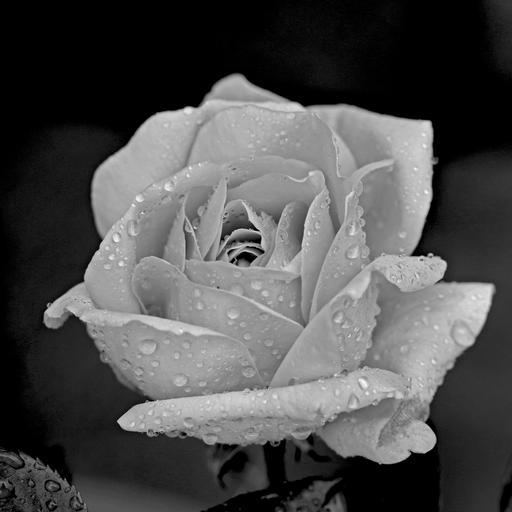
#> input picture rose.jpg, 512 x 512 px
$ jupyter execute '2. Reduce Intensity Resolution.ipynb'
#> lines starting #> are read from the running program, lines starting #| are printed output that depends on the picture; after the words box and inside, x2 and y2 are one past the last pixel; in counts of white or black regions, pixels touching at a corner belong together
# Reduce intensity resolution from 8 bits to 7, 6, 5, 4, 3, 2, 1 and display them

### Algorithm:
1. Divide each elemnt of the 'n' bit original image by 2^n
2. In order to convert to 'k' bit image, multiply the above result by 2^k-1 and round off to the nearest integer
3. After rounding off, make all the negative values 0 (Approximation)
4. Display the resulting images

[cell 1]
# Import relevant libraries
import cv2
import numpy as np
from matplotlib import pyplot as plt

[cell 2]
# Read the image in grayscale mode and display the maximum pixel value
image_8_bit = cv2.imread('rose.jpg', 0)
#> image_8_bit is the input picture: shape (512, 512); min 0, max 253, mean 78.6
np.max(image_8_bit)
#> Out = 253

[cell 3]
# Display the image in it's original 8 bit form
plt.imshow(image_8_bit, cmap='gray')

[cell 4]
# Convert the image to 7 bit image by using the mentioned algorithm, where, n = 8, k = 7
image_7_bit = np.round((image_8_bit/256)*128-1)
image_7_bit[image_7_bit < 0] = 0
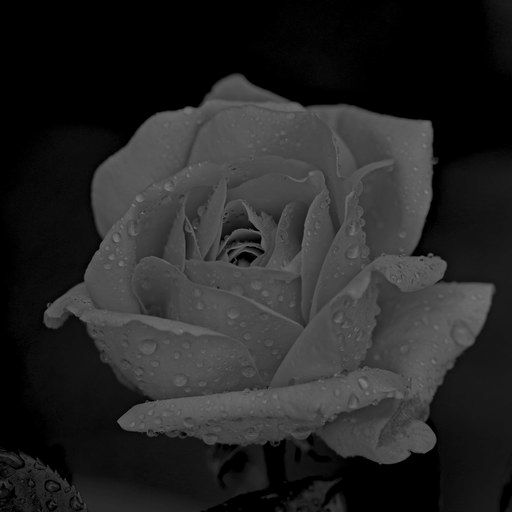
#> image_7_bit: shape (512, 512) float64; min 0, max 126, mean 38.5

# Display all the unique pixel values, they lie between 0 and 128
np.unique(image_7_bit)
#> Out = 125 values from 0 to 126

[cell 5]
# Display the 7 bit image
plt.imshow(image_7_bit, cmap='gray')

[cell 6]
# Convert the image to 7 bit image by using the mentioned algorithm, where, n = 8, k = 6
image_6_bit = np.round((image_8_bit/256)*64-1)
image_6_bit[image_6_bit < 0] = 0

# Display all the unique pixel values, they lie between 0 and 64
np.unique(image_6_bit)
#> Out = 63 values from 0 to 62

[cell 7]
# Display the 6 bit image
plt.imshow(image_6_bit, cmap='gray')

[cell 8]
# Convert the image to 7 bit image by using the mentioned algorithm, where, n = 8, k = 5
image_5_bit = np.round((image_8_bit/256)*32-1)
image_5_bit[image_5_bit < 0] = 0

# Display all the unique pixel values, they lie between 0 and 32
np.unique(image_5_bit)
#> Out = 32 values from 0 to 31

[cell 9]
# Display the 5 bit image
plt.imshow(image_5_bit, cmap='gray')

[cell 10]
# Convert the image to 7 bit image by using the mentioned algorithm, where, n = 8, k = 4
image_4_bit = np.round((image_8_bit/256)*16-1)
image_4_bit[image_4_bit < 0] = 0
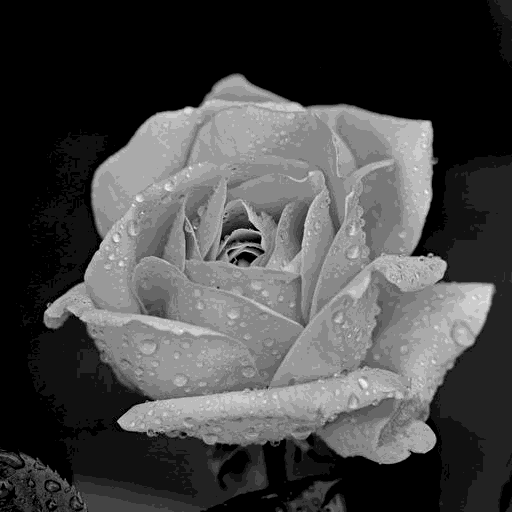
#> image_4_bit: shape (512, 512) float64; min 0, max 15, mean 4.17; drawn with min black and max white

# Display all the unique pixel values, they lie between 0 and 16
np.unique(image_4_bit)
#> Out = [0, 1, 2, 3, 4, 5, 6, 7, 8, 9, 10, 11, 12, 13, 14, 15]

[cell 11]
# Display the 4 bit image
plt.imshow(image_4_bit, cmap='gray')

[cell 12]
# Convert the image to 7 bit image by using the mentioned algorithm, where, n = 8, k = 3
image_3_bit = np.round((image_8_bit/256)*8-1)
image_3_bit[image_3_bit < 0] = 0
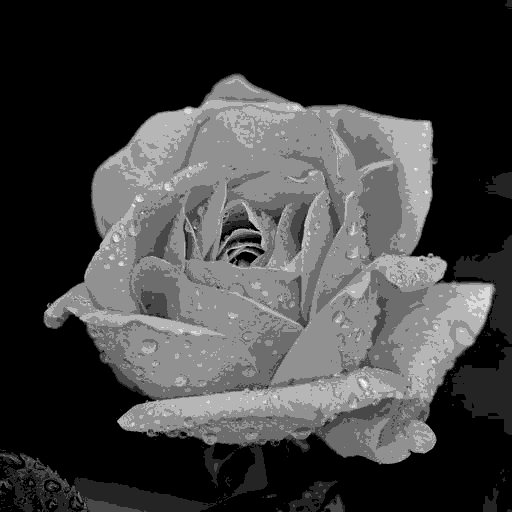
#> image_3_bit: shape (512, 512) float64; min 0, max 7, mean 1.76; drawn with min black and max white

# Display all the unique pixel values, they lie between 0 and 8
np.unique(image_3_bit)
#> Out = [0, 1, 2, 3, 4, 5, 6, 7]

[cell 13]
# Display the 3 bit image
plt.imshow(image_3_bit, cmap='gray')

[cell 14]
# Convert the image to 7 bit image by using the mentioned algorithm, where, n = 8, k = 2
image_2_bit = np.round((image_8_bit/256)*4-1)
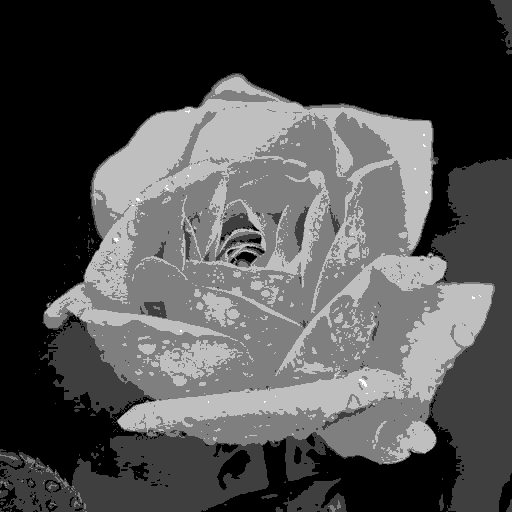
#> image_2_bit: shape (512, 512) float64; min -1, max 3, mean 0.225; drawn with min black and max white
image_2_bit[image_2_bit < 0] = 0
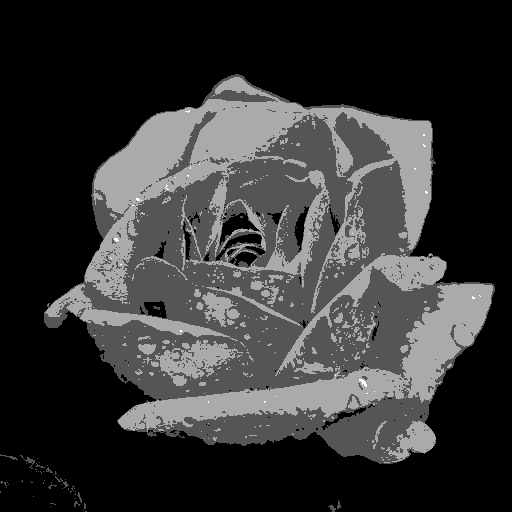
#> image_2_bit: shape (512, 512) float64; min 0, max 3, mean 0.623; drawn with min black and max white

# Display all the unique pixel values, they lie between 0 and 4
np.unique(image_2_bit)
#> Out = [0, 1, 2, 3]

[cell 15]
# Display the 2 bit image
plt.imshow(image_2_bit, cmap='gray')

[cell 16]
# Convert the image to 7 bit image by using the mentioned algorithm, where, n = 8, k = 1
image_1_bit = np.round((image_8_bit/256)*2-1)
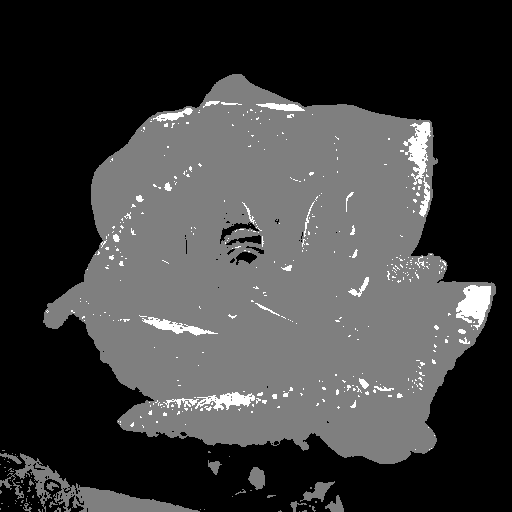
#> image_1_bit: shape (512, 512) float64; min -1, max 1, mean -0.517; drawn with min black and max white
image_1_bit[image_1_bit < 0] = 0
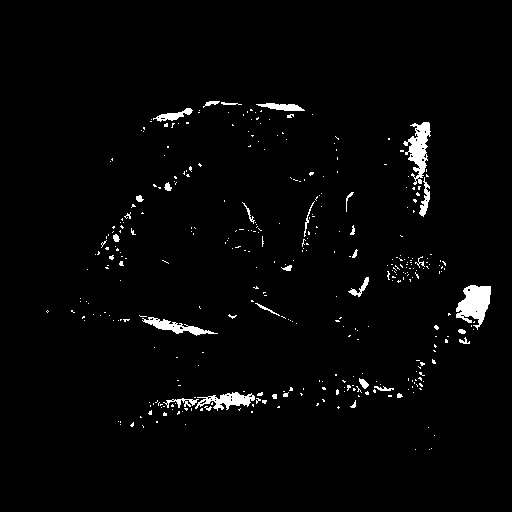
#> image_1_bit: shape (512, 512) float64; values 0 (black) and 1 (white), 2.2% white; 366 white regions (333 under 20 px), largest, box (x1, y1, x2, y2) and area: (456, 285, 491, 330) 951, (403, 122, 431, 185) 808, (195, 392, 255, 411) 533

# Display all the unique pixel values, they lie between 0 and 2
np.unique(image_1_bit)
#> Out = [0, 1]
